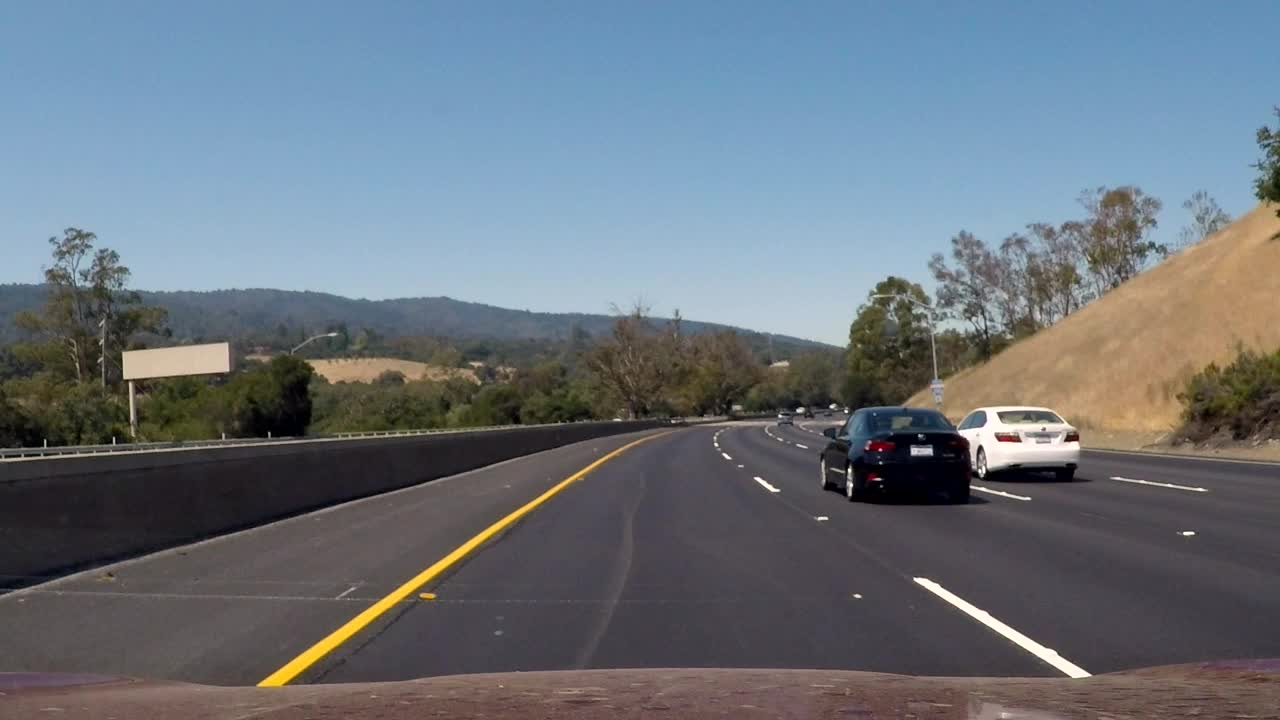
#> input picture images/challenge_0001.jpeg, 1280 x 720 px; its folder holds only this picture in this run
$ python canny.py
#> lines starting #> are read from the running program, lines starting #| are printed output that depends on the picture; after the words box and inside, x2 and y2 are one past the last pixel; in counts of white or black regions, pixels touching at a corner belong together
### src/finding_lane_lines/private/utilities.py
import cv2
import numpy as np
from collections import defaultdict

# [7 lines left out: function pretty, not called in this run]


def each(fn, items):
    # map with no return
    for item in items:
        fn(item)

def grayscale(img):
    """Applies the Grayscale transform
    This will return an image with only one color channel
    but NOTE: to see the returned image as grayscale
    you should call plt.imshow(gray, cmap='gray')"""
    return cv2.cvtColor(img, cv2.COLOR_BGR2GRAY)


def canny(img, low_threshold, high_threshold):
    """Applies the Canny transform"""
    return cv2.Canny(img, low_threshold, high_threshold)


def gaussian_blur(img, kernel_size):
    """Applies a Gaussian Noise kernel"""
    return cv2.GaussianBlur(img, (kernel_size, kernel_size), 0)


def region_of_interest(img, vertices):
    """
    Applies an image mask.

    Only keeps the region of the image defined by the polygon
    formed from `vertices`. The rest of the image is set to black.
    """
    # defining a blank mask to start with
    mask = np.zeros_like(img)

    # defining a 3 channel or 1 channel color to fill the mask with depending on the input image
    if len(img.shape) > 2:
        channel_count = img.shape[2]  # i.e. 3 or 4 depending on your image
        ignore_mask_color = (255,) * channel_count
    else:
        ignore_mask_color = 255

    # filling pixels inside the polygon defined by "vertices" with the fill color
    cv2.fillPoly(mask, vertices, ignore_mask_color)

    # returning the image only where mask pixels are nonzero
    masked_image = cv2.bitwise_and(img, mask)
    return masked_image


def _draw_lines(img, lines, color=[255, 0, 0], thickness=2):
    """
    NOTE: this is the function you might want to use as a starting point once you want to
    average/extrapolate the line segments you detect to map out the full
    extent of the lane (going from the result shown in raw-lines-example.mp4
    to that shown in P1_example.mp4).

    Think about things like separating line segments by their
    slope ((y2-y1)/(x2-x1)) to decide which segments are part of the left
    line vs. the right line.  Then, you can average the position of each of
    the lines and extrapolate to the top and bottom of the lane.

    This function draws `lines` with `color` and `thickness`.
    Lines are drawn on the image inplace (mutates the image).
    If you want to make the lines semi-transparent, think about combining
    this function with the weighted_img() function below
    """
    for line in lines:
        for x1, y1, x2, y2 in line:
            cv2.line(img, (x1, y1), (x2, y2), color, thickness)

# [96 lines left out: function draw_lines, not called in this run]


def hough_lines(img, rho, theta, threshold, min_line_len, max_line_gap):
    """
    `img` should be the output of a Canny transform.

    Returns an image with hough lines drawn.
    """
    lines = cv2.HoughLinesP(img, rho, theta, threshold, np.array([]), minLineLength=min_line_len,
                            maxLineGap=max_line_gap)
    line_img = np.zeros((*img.shape, 3), dtype=np.uint8)
    _draw_lines(line_img, lines)
    return line_img


# Python 3 has support for cool math symbols.

def weighted_img(img, initial_img, α=0.8, β=1., λ=0.):
    """
    `img` is the output of the hough_lines(), An image with lines drawn on it.
    Should be a blank image (all black) with lines drawn on it.

    `initial_img` should be the image before any processing.

    The result image is computed as follows:

    initial_img * α + img * β + λ
    NOTE: initial_img and img must be the same shape!
    """
    return cv2.addWeighted(initial_img, α, img, β, λ)

### src/finding_lane_lines/canny.py
import matplotlib.pyplot as plt
import matplotlib.image as mpimg
import numpy as np
import cv2
from collections import defaultdict
from private.utilities import *
import os, time

def timing(f):
    def wrap(*args):
        time1 = time.time()
        ret = f(*args)
        time2 = time.time()
        print('%s function took %0.3f ms' % (f.__name__, (time2-time1)*1000.0))
        return ret
    return wrap


@timing
def process_image(image):
    # NOTE: The output you return should be a color image (3 channel) for processing video below
    # TODO: put your pipeline here,
    # you should return the final output (image with lines are drawn on lanes)
    gray_image = grayscale(image)
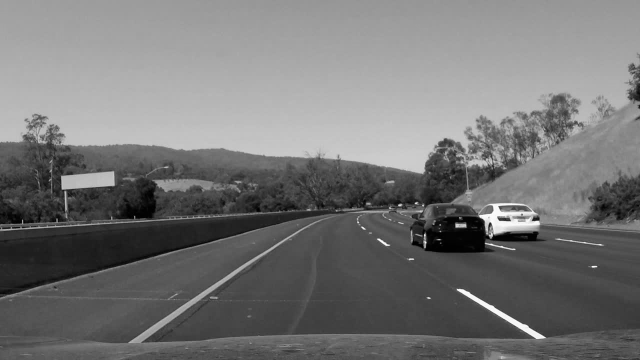
#> gray_image: shape (720, 1280) (shown at 1/2 size); min 0, max 255, mean 117.2
    blur_gray = gaussian_blur(gray_image, 5)
    high_threshold, _ = cv2.threshold(blur_gray, 0, 255, cv2.THRESH_BINARY + cv2.THRESH_OTSU)
#> high_threshold = 120
    low_threshold = 0.5*high_threshold
#> low_threshold = 60
    edges = canny(blur_gray, low_threshold, high_threshold)
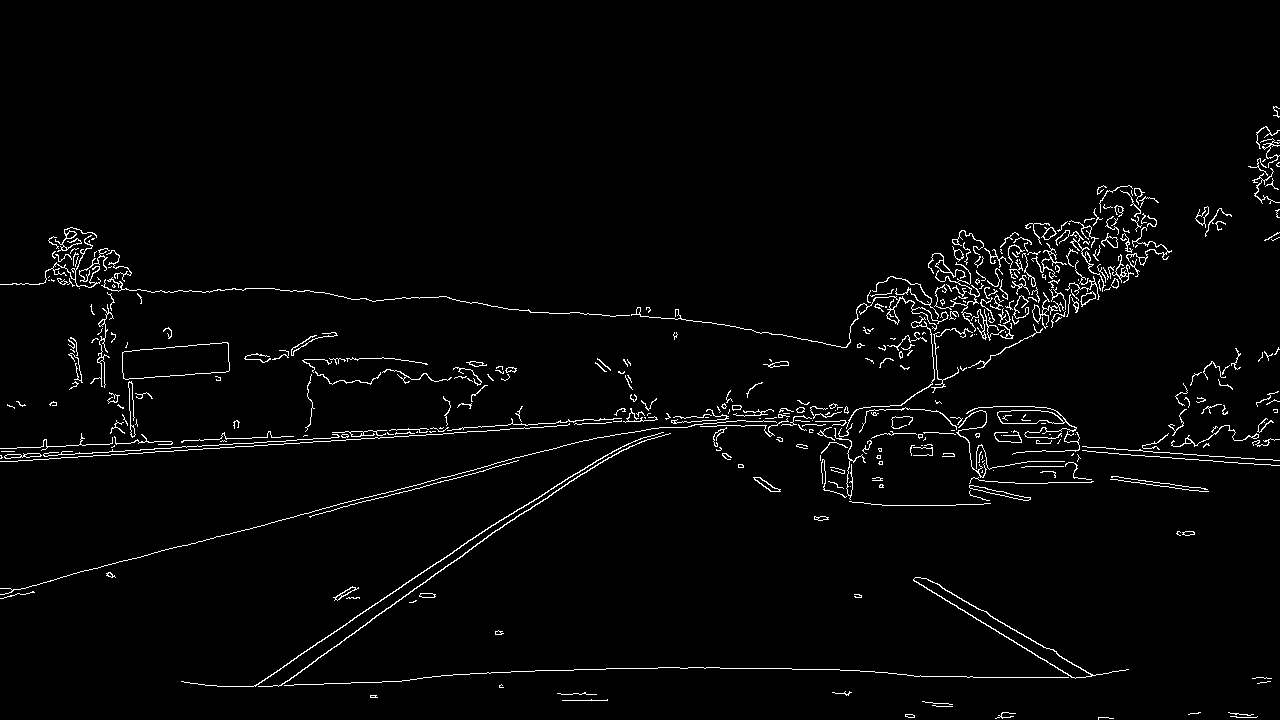
#> edges: shape (720, 1280); 2.4% white in thin lines or dots, all inside (x1, y1, x2, y2) = (0, 106, 1280, 720)
    height, width = image.shape[0], image.shape[1]
    vertices = np.array([[(0, height),
                          (480, 313),
                          (480, 313),
                          (width, height)]],
                        dtype=np.int32)
    masked_edges = region_of_interest(edges, vertices)
#> in region_of_interest, `masked_image = cv2.bitwise_and(img, mask)`:
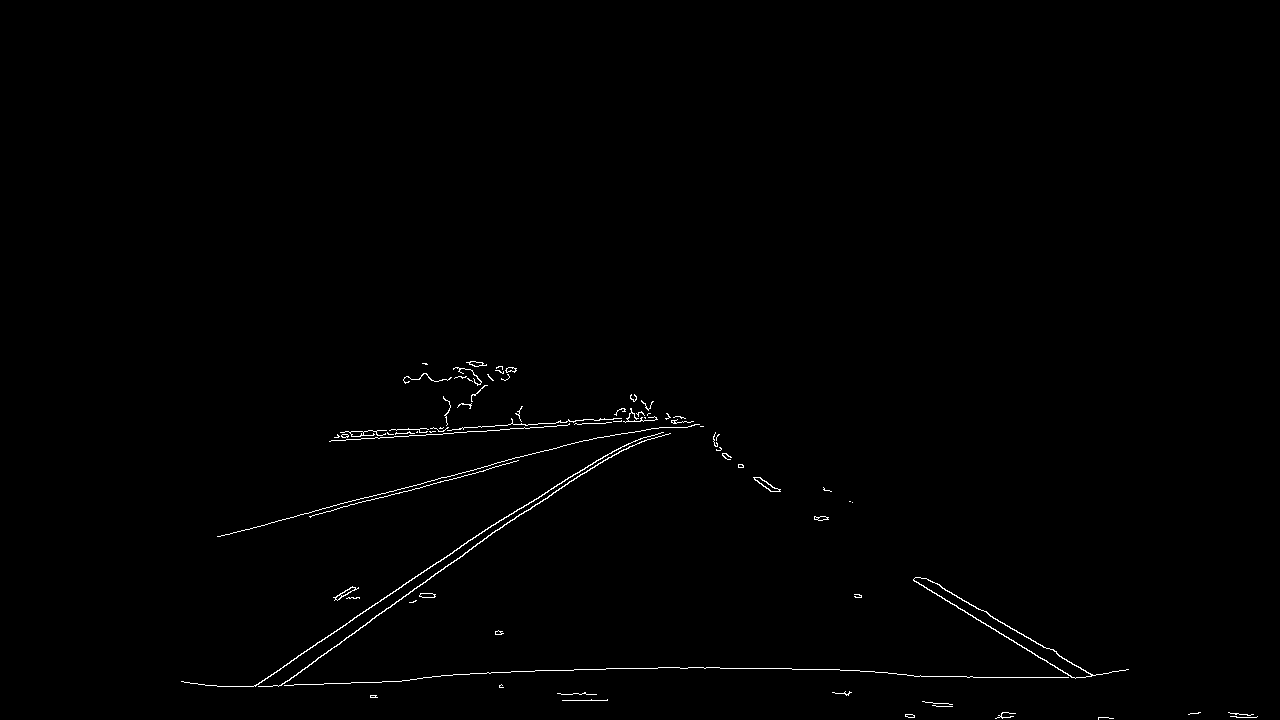
#> masked_image: shape (720, 1280); 0.61% white in thin lines or dots, all inside (x1, y1, x2, y2) = (181, 361, 1258, 720)
    rho = 1 # distance resolution in pixels of the Hough grid
    theta = np.pi / 180  # angular resolution in radians of the Hough grid
    threshold = 20  # minimum number of votes (intersections in Hough grid cell)
    min_line_length = 2  # minimum number of pixels making up a line
    max_line_gap = 10  # maximum gap in pixels between connectable line segments
    line_image = hough_lines(masked_edges, rho, theta, threshold, min_line_length, max_line_gap)
    color_edges = np.dstack((edges, edges, edges))
    pancake_img = weighted_img(line_image, color_edges)
    return pancake_img

def trying_out_canny(image):
    plt.imshow(process_image(image))
    plt.show()


def test_process_image(image):
    plt.figure()
    plt.imshow(image)
    plt.show()

def to_image(image):
    print("Processing {image}".format(image=image))
    return (mpimg.imread(image)*255).astype('uint8') if 'png' in image else mpimg.imread(image)

if __name__ == '__main__':
    #trying_out_canny((mpimg.imread('../../images/exit-ramp.png')*255).astype('uint8'))
    directory = "../../images/"
    test_images = list(map(lambda file: directory + file, os.listdir(directory)))
    each(test_process_image, map(process_image, map(to_image, test_images[:2])))
#| process_image function took 87.684 ms
#> the loop in each, `for item in items:` made 1 pass
#> pass 1, in test_process_image, `plt.show()`:
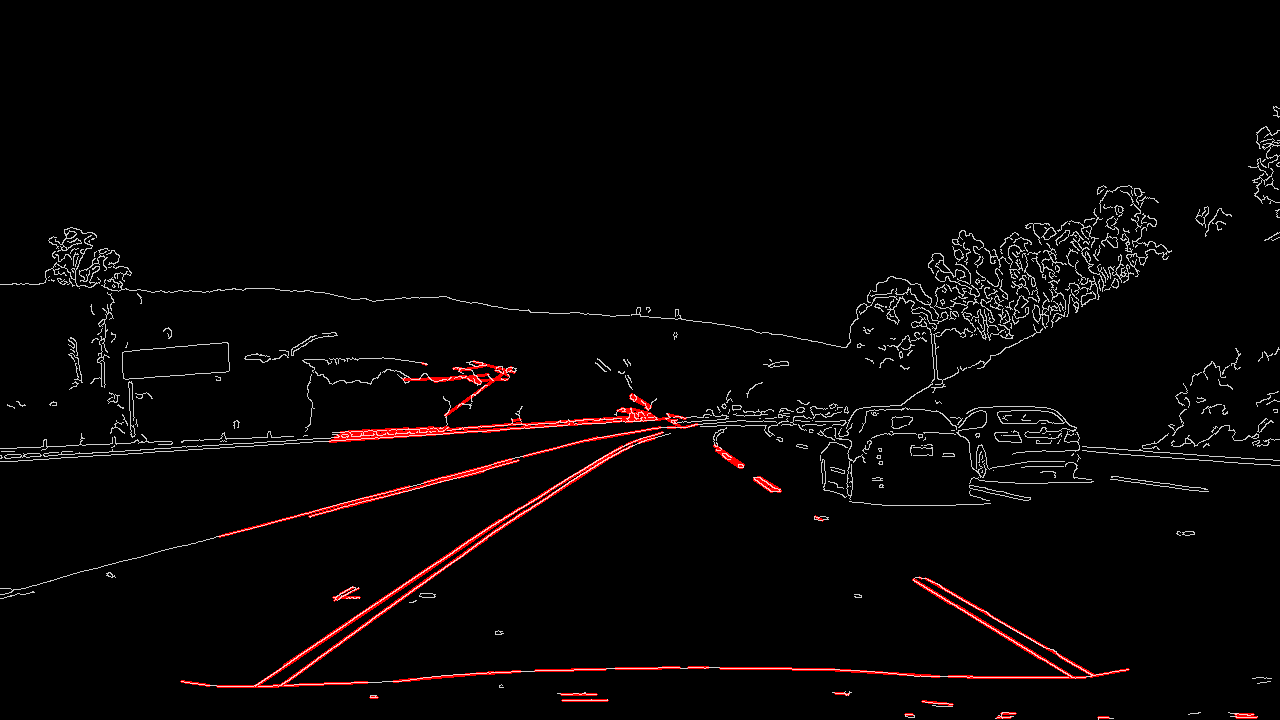
#> shown: shape (720, 1280, 3); mean R, G, B 7.9, 4.9, 4.9

$ run again, on images/challenge_0005.jpeg
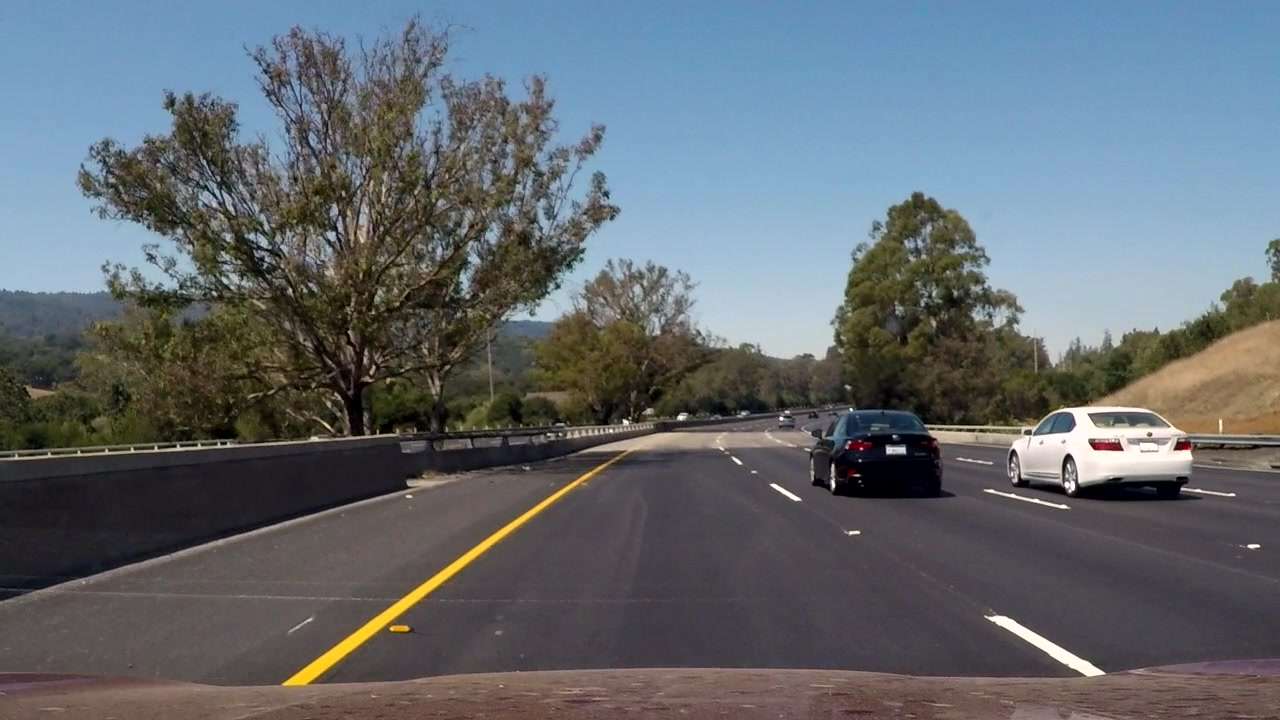
#> input picture images/challenge_0005.jpeg, 1280 x 720 px
#> in process_image, `gray_image = grayscale(image)`:
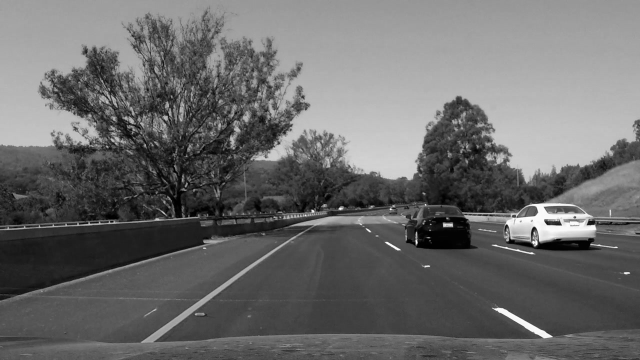
#> gray_image: shape (720, 1280) (shown at 1/2 size); min 0, max 255, mean 106.6
#> high_threshold = 119
#> low_threshold = 59.5
#> edges: shape (720, 1280); 5.7% white in thin lines or dots
#> masked_image: shape (720, 1280); 0.82% white in thin lines or dots, all inside (x1, y1, x2, y2) = (184, 314, 1279, 720)
#| process_image function took 129.381 ms
#> the loop in each, `for item in items:` made 1 pass
#> pass 1, in test_process_image, `plt.show()`:
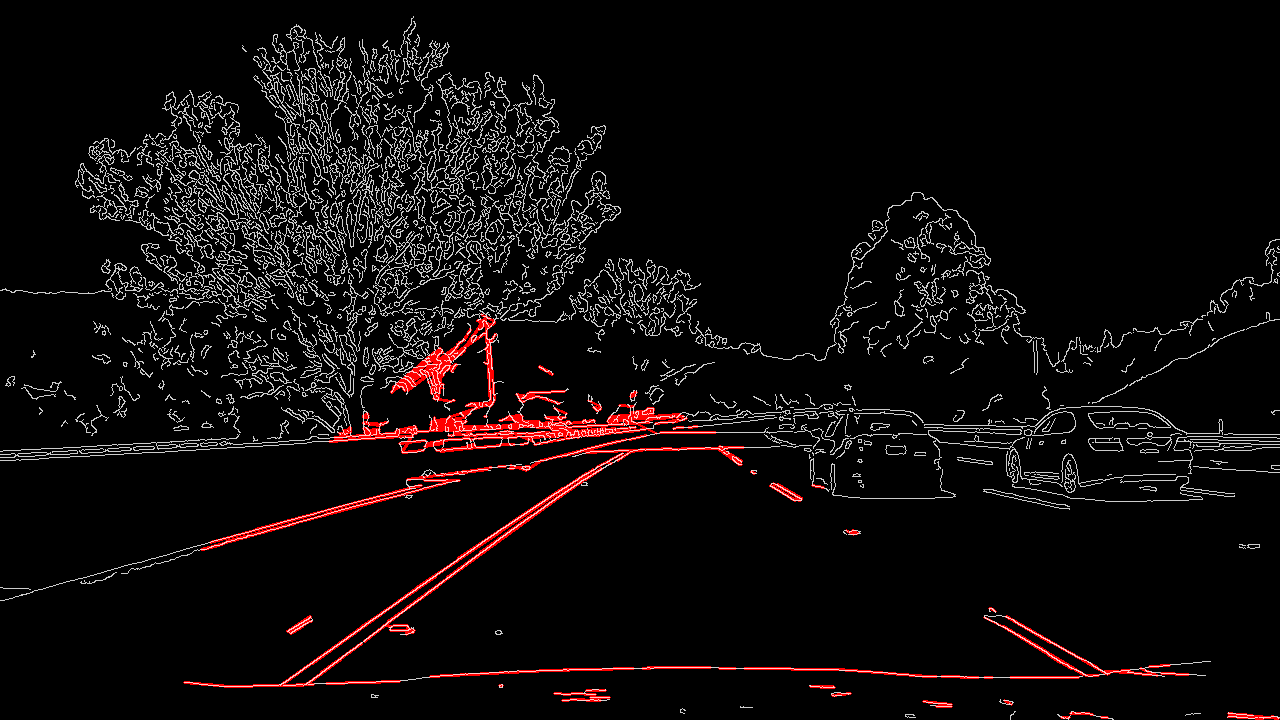
#> shown: shape (720, 1280, 3); mean R, G, B 15.9, 11.6, 11.6
